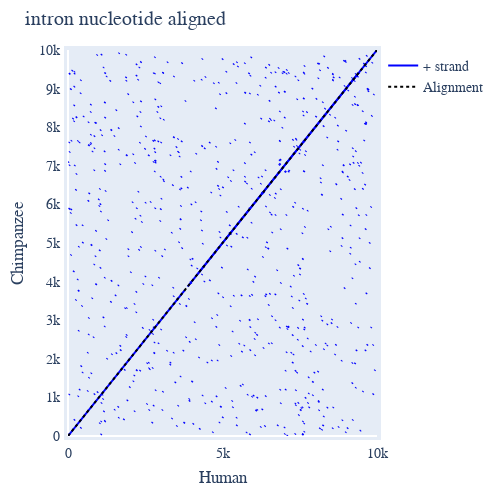

This figure's notebook cell:
### Code cell
dp_allpos = allpos_introns_ntaligned[20000:30000].dotplot(name1="Human", name2="Chimpanzee", title="intron nucleotide aligned")
dp_allpos.show()

### Figure 1 — Plotly figure (JSON) as saved in the notebook; plotly's stock layout.template omitted (floating-point values rounded to 4 significant figures; data arrays with more than 128 entries replaced by an {"elided": "..."} marker saying what was removed)
{"data": [{"line": {"color": "blue"}, "mode": "lines", "name": "+ strand", "showlegend": true, "type": "scatter", "x": {"elided": "2237 int values"}, "xaxis": "x", "y": {"elided": "2237 int values"}, "yaxis": "y"}, {"line": {"color": "black", "dash": "dot"}, "mode": "lines", "name": "Alignment", "showlegend": true, "type": "scatter", "x": [0.2, 9999.0], "xaxis": "x", "y": [0, 9999], "yaxis": "y"}], "layout": {"autosize": false, "font": {"family": "Balto", "size": 14}, "height": 500, "hovermode": "closest", "margin": {"b": 50, "l": 50, "pad": 4, "r": 50, "t": 50}, "showlegend": true, "title": {"text": "intron nucleotide aligned"}, "width": 500, "xaxis": {"mirror": true, "range": [0, 10000], "showgrid": false, "showline": true, "title": {"text": "Human"}, "visible": true}, "yaxis": {"mirror": true, "range": [0, 10000], "showgrid": false, "showline": true, "title": {"text": "Chimpanzee"}, "visible": true}}}
